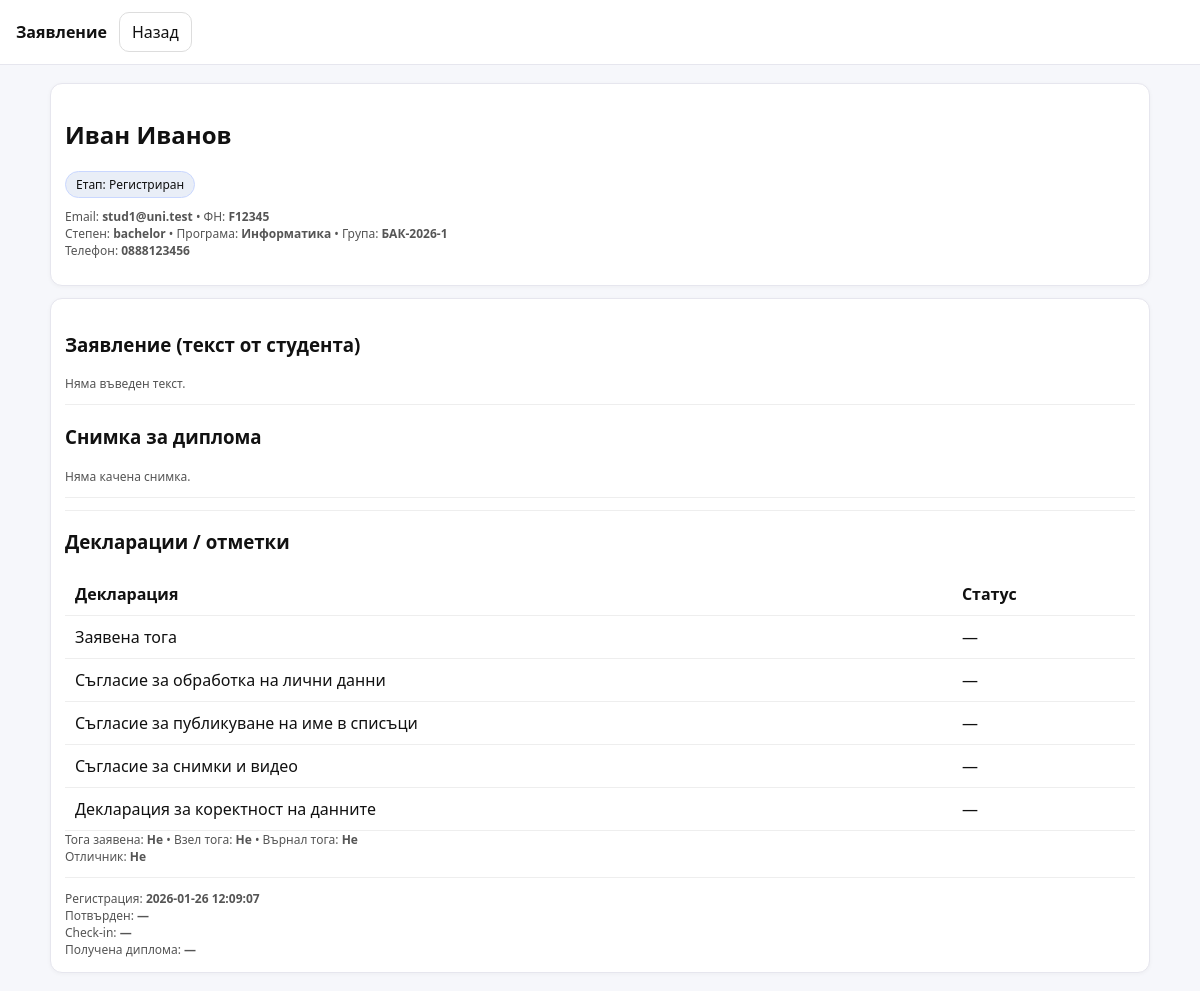
/admin/student_view.php?id=1 (signed in), run on the app's committed database.
### tables this page shows
CREATE TABLE students (
  id INT AUTO_INCREMENT PRIMARY KEY,
  user_id INT NOT NULL UNIQUE,
  faculty_no VARCHAR(50) NOT NULL UNIQUE,
  degree ENUM('bachelor','master','phd') NOT NULL,
  program_name VARCHAR(190) NOT NULL,
  group_code VARCHAR(50) NOT NULL,    
  phone VARCHAR(50) NULL,
  FOREIGN KEY (user_id) REFERENCES users(id) ON DELETE CASCADE
);

CREATE TABLE users (
  id INT AUTO_INCREMENT PRIMARY KEY,
  email VARCHAR(190) NOT NULL UNIQUE,
  pass_hash VARCHAR(255) NOT NULL,
  role ENUM('student','admin','superadmin') NOT NULL DEFAULT 'student',
  full_name VARCHAR(190) NOT NULL,
  created_at TIMESTAMP DEFAULT CURRENT_TIMESTAMP
);

CREATE TABLE grad_process (
  id INT AUTO_INCREMENT PRIMARY KEY,
  student_id INT NOT NULL UNIQUE,
  stage TINYINT NOT NULL DEFAULT 0,
  registered_at TIMESTAMP DEFAULT CURRENT_TIMESTAMP,
  confirmed_at TIMESTAMP NULL,
  ceremony_checked_in_at TIMESTAMP NULL,
  diploma_received_at TIMESTAMP NULL,
  gown_requested TINYINT NOT NULL DEFAULT 0,
  gown_taken TINYINT NOT NULL DEFAULT 0,
  gown_returned TINYINT NOT NULL DEFAULT 0,
  is_honors TINYINT NOT NULL DEFAULT 0,
  reward_badge TINYINT NOT NULL DEFAULT 0,
  reward_calendar TINYINT NOT NULL DEFAULT 0,
  notes TEXT NULL,
  FOREIGN KEY (student_id) REFERENCES students(id) ON DELETE CASCADE
);

### inc/db.php (called while the page is built, shortened)
<?php
function db(): PDO {
  $dsn = "mysql:host=" . DB_HOST . ";dbname=" . DB_NAME . ";charset=utf8mb4";
  $pdo = new PDO($dsn, DB_USER, DB_PASS, [
    PDO::ATTR_ERRMODE => PDO::ERRMODE_EXCEPTION,
    PDO::ATTR_DEFAULT_FETCH_MODE => PDO::FETCH_ASSOC
  ]);
  return $pdo;
}

### inc/helpers.php (called while the page is built)
<?php
function h($s){ return htmlspecialchars((string)$s, ENT_QUOTES, 'UTF-8'); }
function stage_label(int $s): string {
  return match($s){
    0 => 'Регистриран',
    1 => 'Потвърден',
    2 => 'На церемония',
    3 => 'Завършен',
    default => 'Неизвестно'
  };
}
function stage_class(int $s): string {
  return match($s){
    0 => 'stage-0',
    1 => 'stage-1',
    2 => 'stage-2',
    3 => 'stage-3',
    default => 'stage-x'
  };
}

### admin/student_view.php (the view, shortened to what this page needs)
<?php
require_once __DIR__.'/../inc/helpers.php';
$id = (int)($_GET['id'] ?? 0);
$stmt = db()->prepare("
  SELECT
    s.id AS student_id,
    s.faculty_no, s.degree, s.program_name, s.group_code, s.phone, s.photo,
    u.full_name, u.email,
    gp.stage, gp.registered_at, gp.confirmed_at, gp.ceremony_checked_in_at, gp.diploma_received_at,
    gp.gown_requested, gp.gown_taken, gp.gown_returned,
    gp.is_honors,
    gp.notes,
    gp.agree_personal_data, gp.agree_public_name, gp.agree_photos, gp.declare_correct
  FROM students s
  JOIN users u ON u.id=s.user_id
  JOIN grad_process gp ON gp.student_id=s.id
  WHERE s.id=?
");
$stmt->execute([$id]);
$st = $stmt->fetch();
?>
<!doctype html>
<html lang="bg">
<head>
  <link rel="stylesheet" href="/graduation/assets/styles.css">
</head>
<body>
<div class="topbar">
  <b>Заявление</b>
  <a class="btn" href="/graduation/admin/dashboard.php">Назад</a>
</div>
<div class="container">
  <div class="card">
    <h2><?=h($st['full_name'])?></h2>
    <div class="badge <?=h(stage_class((int)$st['stage']))?>">
      Етап: <?=h(stage_label((int)$st['stage']))?>
    </div>
    <p class="small" style="margin-top:10px">
      Email: <b><?=h($st['email'])?></b> • ФН: <b><?=h($st['faculty_no'])?></b><br>
      Степен: <b><?=h($st['degree'])?></b> • Програма: <b><?=h($st['program_name'])?></b> • Група: <b><?=h($st['group_code'])?></b><br>
      Телефон: <b><?=h($st['phone'] ?? '')?></b>
    </p>
  </div>
  <div class="card">
    <h3>Заявление (текст от студента)</h3>
    <?php if(empty($st['notes'])): ?>
      <div class="small">Няма въведен текст.</div>
    <?php else: ?>
      <div style="white-space:pre-wrap; line-height:1.5">
        <?= h($st['notes']) ?>
      </div>
    <?php endif; ?>
    <hr style="border:none;border-top:1px solid #eee;margin:12px 0">
    <h3>Снимка за диплома</h3>
    <?php if(!empty($st['photo'])): ?>
      <img
        src="/graduation/uploads/<?=h($st['photo'])?>"
        alt="Снимка за диплома"
        style="max-width:240px;border-radius:12px;border:1px solid #ddd;"
      >
    <?php else: ?>
      <div class="small">Няма качена снимка.</div>
    <?php endif; ?>
    <hr style="border:none;border-top:1px solid #eee;margin:12px 0">
    <hr style="border:none;border-top:1px solid #eee;margin:12px 0">
<h3>Декларации / отметки</h3>
<table class="table">
  <thead>
    <tr>
      <th>Декларация</th>
      <th>Статус</th>
    </tr>
  </thead>
  <tbody>
    <tr>
      <td>Заявена тога</td>
      <td><?= $st['gown_requested'] ? '✅' : '—' ?></td>
    </tr>
    <tr>
      <td>Съгласие за обработка на лични данни</td>
      <td><?= $st['agree_personal_data'] ? '✅' : '—' ?></td>
    </tr>
    <tr>
      <td>Съгласие за публикуване на име в списъци</td>
      <td><?= $st['agree_public_name'] ? '✅' : '—' ?></td>
    </tr>
    <tr>
      <td>Съгласие за снимки и видео</td>
      <td><?= $st['agree_photos'] ? '✅' : '—' ?></td>
    </tr>
    <tr>
      <td>Декларация за коректност на данните</td>
      <td><?= $st['declare_correct'] ? '✅' : '—' ?></td>
    </tr>
  </tbody>
</table>
    <div class="small">
      Тога заявена: <b><?= $st['gown_requested'] ? 'Да' : 'Не' ?></b> •
      Взел тога: <b><?= $st['gown_taken'] ? 'Да' : 'Не' ?></b> •
      Върнал тога: <b><?= $st['gown_returned'] ? 'Да' : 'Не' ?></b><br>
      Отличник: <b><?= $st['is_honors'] ? 'Да' : 'Не' ?></b>
    </div>
    <hr style="border:none;border-top:1px solid #eee;margin:12px 0">
    <div class="small">
      Регистрация: <b><?=h($st['registered_at'])?></b><br>
      Потвърден: <b><?=h($st['confirmed_at'] ?? '—')?></b><br>
      Check-in: <b><?=h($st['ceremony_checked_in_at'] ?? '—')?></b><br>
      Получена диплома: <b><?=h($st['diploma_received_at'] ?? '—')?></b>
    </div>
  </div>
</div>
</body>
</html>

### assets/styles.css (style rules this page uses)
:root { font-family:system-ui,Segoe UI,Arial; }
body { margin:0;background:#f6f7fb;color:#111; }
.topbar { display:flex;gap:12px;align-items:center;padding:12px 16px;background:#fff;border-bottom:1px solid #e6e6ee; }
.container { max-width:1100px;margin:18px auto;padding:0 14px; }
.card { background:#fff;border:1px solid #e6e6ee;border-radius:12px;padding:14px;margin:12px 0;box-shadow:0 1px 4px rgba(0,0,0,.04); }
.table { width:100%;border-collapse:collapse; }
.table th,.table td { padding:10px;border-bottom:1px solid #eee;text-align:left; }
.badge { display:inline-block;padding:4px 10px;border-radius:999px;font-size:12px;border:1px solid #ddd;background:#fafafa; }
.stage-0 { background:#e9eef7;border-color:#c9d7ff; }
.small { font-size:12px;color:#555; }
.btn { display:inline-block;padding:8px 12px;border-radius:10px;border:1px solid #ddd;background:#fff;cursor:pointer;text-decoration:none;color:#111; }

### data on the page
students: user.full_name "Иван Иванов", grad_process.stage "Регистриран", user.email "stud1@uni.test", faculty_no "F12345", degree "bachelor", program_name "Информатика", group_code "БАК-2026-1", phone "0888123456", grad_process.registered_at "2026-01-26 12:09:07", grad_process.confirmed_at "—", grad_process.ceremony_checked_in_at "—", grad_process.diploma_received_at "—"
